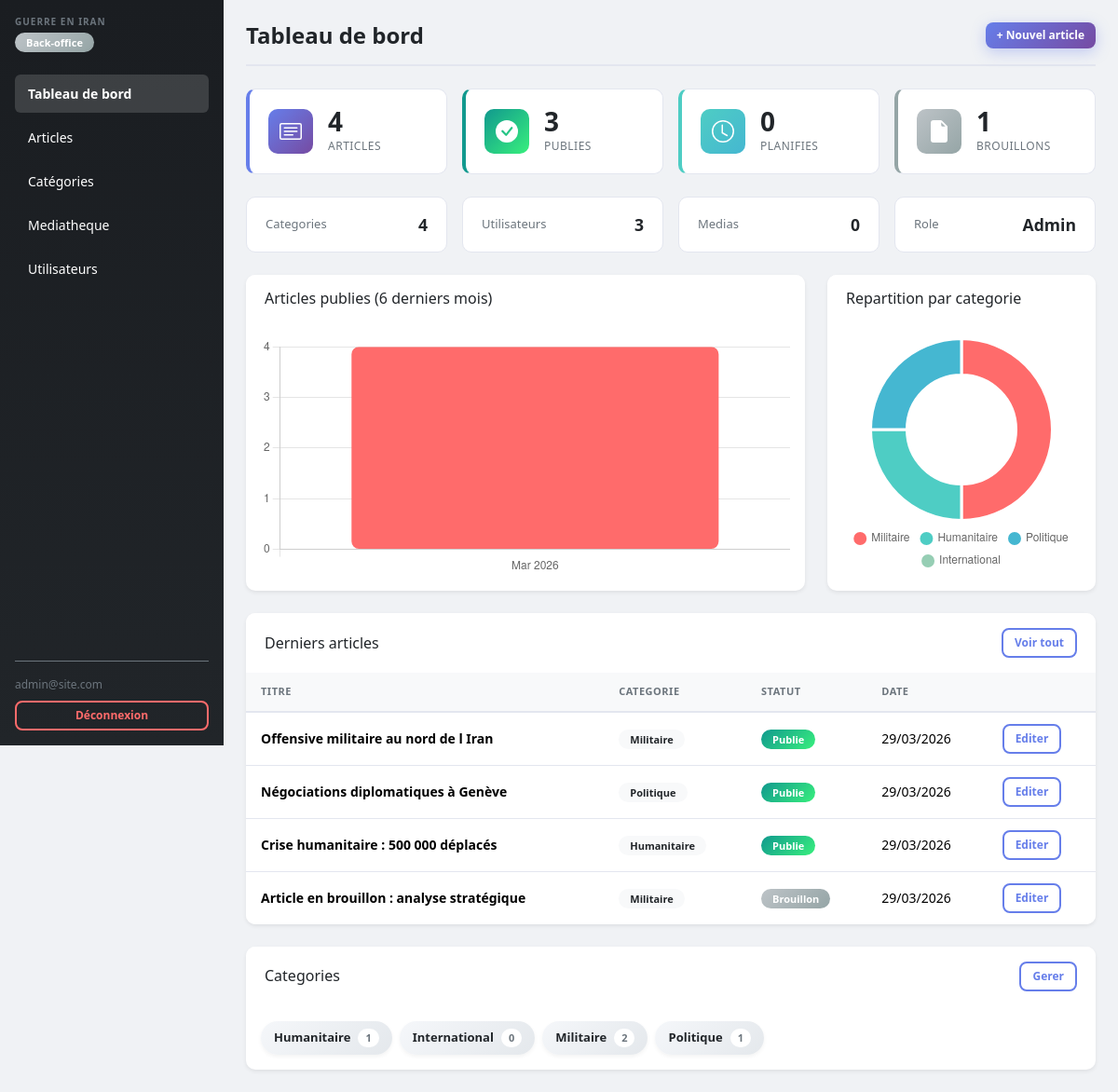
Screenshot of /backoffice/src/dashboard.php (signed in) with the database file from the repository.
### tables this page shows
CREATE TABLE IF NOT EXISTS articles (
  id               INT AUTO_INCREMENT PRIMARY KEY,
  titre            VARCHAR(255) NOT NULL,
  slug             VARCHAR(255) UNIQUE NOT NULL,
  contenu          LONGTEXT,
  resume           TEXT,
  image            VARCHAR(255),
  alt_image        VARCHAR(255),
  date_publication DATETIME DEFAULT CURRENT_TIMESTAMP,
  statut           ENUM('publie','brouillon','planifie') DEFAULT 'brouillon',
  categorie_id     INT,
  user_id          INT,
  created_at       DATETIME DEFAULT CURRENT_TIMESTAMP,
  updated_at       DATETIME DEFAULT CURRENT_TIMESTAMP ON UPDATE CURRENT_TIMESTAMP,
  FOREIGN KEY (categorie_id) REFERENCES categories(id) ON DELETE SET NULL,
  FOREIGN KEY (user_id)      REFERENCES users(id)      ON DELETE SET NULL
);

CREATE TABLE IF NOT EXISTS categories (
  id          INT AUTO_INCREMENT PRIMARY KEY,
  nom         VARCHAR(100) NOT NULL,
  slug        VARCHAR(100) UNIQUE NOT NULL,
  description TEXT
);

### backoffice/src/includes/auth.php (called while the page is built, shortened)
<?php
$currentUser = $_SESSION['user'];

### backoffice/src/includes/db.php (called while the page is built, shortened)
<?php
$host = $_ENV['DB_HOST'] ?? $_SERVER['DB_HOST'] ?? getenv('DB_HOST') ?: 'db';
$db   = $_ENV['DB_NAME'] ?? $_SERVER['DB_NAME'] ?? getenv('DB_NAME') ?: 'guerre_iran';
$user = $_ENV['DB_USER'] ?? $_SERVER['DB_USER'] ?? getenv('DB_USER') ?: 'user';
$pass = $_ENV['DB_PASS'] ?? $_SERVER['DB_PASS'] ?? getenv('DB_PASS') ?: 'password';
try {
    $pdo = new PDO(
        "mysql:host=$host;dbname=$db;charset=utf8mb4",
        $user, $pass,
        [
            PDO::ATTR_ERRMODE            => PDO::ERRMODE_EXCEPTION,
            PDO::ATTR_DEFAULT_FETCH_MODE => PDO::FETCH_ASSOC,
            PDO::ATTR_EMULATE_PREPARES   => false,
        ]
    );
} catch (PDOException $e) {
    die('Connexion BDD echouee : ' . $e->getMessage());
}
function getCategories(): array {
    global $pdo;
    return $pdo->query(
        "SELECT c.*, COUNT(a.id) AS nb_articles
         FROM categories c
         LEFT JOIN articles a ON a.categorie_id = c.id
         GROUP BY c.id
         ORDER BY c.nom ASC"
    )->fetchAll();
}
function getArticles(): array {
    global $pdo;
    return $pdo->query(
        "SELECT a.*, c.nom AS categorie, u.email AS auteur
         FROM articles a
         LEFT JOIN categories c ON a.categorie_id = c.id
         LEFT JOIN users      u ON a.user_id      = u.id
         ORDER BY a.date_publication DESC"
    )->fetchAll();
}
function countArticles(): array {
    global $pdo;
    $total     = (int)$pdo->query("SELECT COUNT(*) FROM articles")->fetchColumn();
    $publie    = (int)$pdo->query("SELECT COUNT(*) FROM articles WHERE statut='publie'")->fetchColumn();
    $brouillon = (int)$pdo->query("SELECT COUNT(*) FROM articles WHERE statut='brouillon'")->fetchColumn();
    $planifie  = (int)$pdo->query("SELECT COUNT(*) FROM articles WHERE statut='planifie'")->fetchColumn();
    return compact('total', 'publie', 'brouillon', 'planifie');
}
function getArticlesByMonth(): array {
    global $pdo;
    $sql = "SELECT DATE_FORMAT(date_publication, '%Y-%m') AS mois, COUNT(*) AS nb
            FROM articles
            WHERE date_publication >= DATE_SUB(NOW(), INTERVAL 6 MONTH)
            GROUP BY mois
            ORDER BY mois ASC";
    return $pdo->query($sql)->fetchAll();
}
function getArticlesByCategory(): array {
    global $pdo;
    $sql = "SELECT c.nom, COUNT(a.id) AS nb
            FROM categories c
            LEFT JOIN articles a ON a.categorie_id = c.id
            GROUP BY c.id, c.nom
            ORDER BY nb DESC";
    return $pdo->query($sql)->fetchAll();
}
function countUsers(): int {
    global $pdo;
    return (int)$pdo->query("SELECT COUNT(*) FROM users")->fetchColumn();
}
function countMedias(): int {
    global $pdo;
    return (int)$pdo->query("SELECT COUNT(*) FROM medias")->fetchColumn();
}

### backoffice/src/dashboard.php (the view, shortened to what this page needs)
<?php
require_once 'includes/auth.php';
require_once 'includes/db.php';
$stats     = countArticles();
$cats      = getCategories();
$articles  = array_slice(getArticles(), 0, 5);
$byMonth   = getArticlesByMonth();
$byCat     = getArticlesByCategory();
$nbUsers   = countUsers();
$nbMedias  = countMedias();
require 'includes/nav.php';
?>
<div class="page-header">
    <h1>Tableau de bord</h1>
    <a href="/articles/create.php" class="btn btn-dark btn-sm">+ Nouvel article</a>
</div>
<div class="row g-3 mb-4">
    <div class="col-6 col-md-3">
        <div class="stat-card stat-card-primary">
            <div class="stat-icon">
            </div>
            <div class="stat-content">
                <div class="stat-number"><?= $stats['total'] ?></div>
                <div class="stat-label">Articles</div>
            </div>
        </div>
    </div>
    <div class="col-6 col-md-3">
        <div class="stat-card stat-card-success">
            <div class="stat-icon">
                <svg xmlns="http://www.w3.org/2000/svg" width="24" height="24" fill="currentColor" viewBox="0 0 16 16">
                    <path d="M16 8A8 8 0 1 1 0 8a8 8 0 0 1 16 0zm-3.97-3.03a.75.75 0 0 0-1.08.022L7.477 9.417 5.384 7.323a.75.75 0 0 0-1.06 1.06L6.97 11.03a.75.75 0 0 0 1.079-.02l3.992-4.99a.75.75 0 0 0-.01-1.05z"/>
                </svg>
            </div>
            <div class="stat-content">
                <div class="stat-number"><?= $stats['publie'] ?></div>
                <div class="stat-label">Publies</div>
            </div>
        </div>
    </div>
    <div class="col-6 col-md-3">
        <div class="stat-card stat-card-info">
            <div class="stat-icon">
                <svg xmlns="http://www.w3.org/2000/svg" width="24" height="24" fill="currentColor" viewBox="0 0 16 16">
                    <path d="M8 3.5a.5.5 0 0 0-1 0V9a.5.5 0 0 0 .252.434l3.5 2a.5.5 0 0 0 .496-.868L8 8.71V3.5z"/>
                    <path d="M8 16A8 8 0 1 0 8 0a8 8 0 0 0 0 16zm7-8A7 7 0 1 1 1 8a7 7 0 0 1 14 0z"/>
                </svg>
            </div>
            <div class="stat-content">
                <div class="stat-number"><?= $stats['planifie'] ?? 0 ?></div>
                <div class="stat-label">Planifies</div>
            </div>
        </div>
    </div>
    <div class="col-6 col-md-3">
        <div class="stat-card stat-card-secondary">
            <div class="stat-icon">
                <svg xmlns="http://www.w3.org/2000/svg" width="24" height="24" fill="currentColor" viewBox="0 0 16 16">
                    <path d="M9.293 0H4a2 2 0 0 0-2 2v12a2 2 0 0 0 2 2h8a2 2 0 0 0 2-2V4.707A1 1 0 0 0 13.707 4L10 .293A1 1 0 0 0 9.293 0zM9.5 3.5v-2l3 3h-2a1 1 0 0 1-1-1z"/>
                </svg>
            </div>
            <div class="stat-content">
                <div class="stat-number"><?= $stats['brouillon'] ?></div>
                <div class="stat-label">Brouillons</div>
            </div>
        </div>
    </div>
</div>
<div class="row g-3 mb-4">
    <div class="col-6 col-md-3">
        <div class="stat-card-mini">
            <span class="stat-mini-label">Categories</span>
            <span class="stat-mini-number"><?= count($cats) ?></span>
        </div>
    </div>
    <div class="col-6 col-md-3">
        <div class="stat-card-mini">
            <span class="stat-mini-label">Utilisateurs</span>
            <span class="stat-mini-number"><?= $nbUsers ?></span>
        </div>
    </div>
    <div class="col-6 col-md-3">
        <div class="stat-card-mini">
            <span class="stat-mini-label">Medias</span>
            <span class="stat-mini-number"><?= $nbMedias ?></span>
        </div>
    </div>
    <div class="col-6 col-md-3">
        <div class="stat-card-mini">
            <span class="stat-mini-label">Role</span>
            <span class="stat-mini-number"><?= ucfirst($currentUser['role']) ?></span>
        </div>
    </div>
</div>
<div class="row g-4 mb-4">
    <div class="col-lg-8">
        <div class="card border-0 shadow-sm h-100">
            <div class="card-header bg-white border-0">
                <h2 class="h6 mb-0">Articles publies (6 derniers mois)</h2>
            </div>
            <div class="card-body">
                <canvas id="chartArticlesMois" height="200"></canvas>
            </div>
        </div>
    </div>
    <div class="col-lg-4">
        <div class="card border-0 shadow-sm h-100">
            <div class="card-header bg-white border-0">
                <h2 class="h6 mb-0">Repartition par categorie</h2>
            </div>
            <div class="card-body d-flex align-items-center justify-content-center">
                <canvas id="chartCategories"></canvas>
            </div>
        </div>
    </div>
</div>
<div class="card border-0 shadow-sm mb-4">
    <div class="card-header bg-white d-flex justify-content-between align-items-center border-0">
        <h2 class="h6 mb-0">Derniers articles</h2>
        <a href="/articles/list.php" class="btn btn-outline-dark btn-sm">Voir tout</a>
    </div>
    <div class="card-body p-0">
        <table class="table table-hover mb-0">
            <thead>
                <tr>
                    <th>Titre</th>
                    <th>Categorie</th>
                    <th>Statut</th>
                    <th>Date</th>
                    <th></th>
                </tr>
            </thead>
            <tbody>
            <?php if (empty($articles)): ?>
                <tr><td colspan="5" class="text-center text-secondary py-4">Aucun article</td></tr>
            <?php else: ?>
                <?php foreach ($articles as $a): ?>
                <tr>
                    <td><strong><?= htmlspecialchars($a['titre']) ?></strong></td>
                    <td><span class="badge bg-light text-dark"><?= htmlspecialchars($a['categorie'] ?? '—') ?></span></td>
                    <td>
                        <?php if ($a['statut'] === 'publie'): ?>
                            <span class="badge bg-success">Publie</span>
                        <?php elseif ($a['statut'] === 'planifie'): ?>
                            <span class="badge bg-info">Planifie</span>
                        <?php else: ?>
                            <span class="badge bg-secondary">Brouillon</span>
                        <?php endif; ?>
                    </td>
                    <td><?= date('d/m/Y', strtotime($a['date_publication'])) ?></td>
                    <td><a href="/articles/edit.php?id=<?= $a['id'] ?>" class="btn btn-sm btn-outline-dark">Editer</a></td>
                </tr>
                <?php endforeach; ?>
            <?php endif; ?>
            </tbody>
        </table>
    </div>
</div>
<div class="card border-0 shadow-sm">
    <div class="card-header bg-white d-flex justify-content-between align-items-center border-0">
        <h2 class="h6 mb-0">Categories</h2>
        <a href="/categories/list.php" class="btn btn-outline-dark btn-sm">Gerer</a>
    </div>
    <div class="card-body">
        <div class="d-flex flex-wrap gap-2">
            <?php foreach ($cats as $c): ?>
                <span class="category-badge">
                    <?= htmlspecialchars($c['nom']) ?>
                    <span class="category-count"><?= $c['nb_articles'] ?></span>
                </span>
            <?php endforeach; ?>
        </div>
    </div>
</div>
<script>
// Donnees pour le graphique par mois
const moisLabels = <?= json_encode(array_map(function($m) {
    $date = DateTime::createFromFormat('Y-m', $m['mois']);
    return $date ? $date->format('M Y') : $m['mois'];
}, $byMonth)) ?>;
const moisData = <?= json_encode(array_map('intval', array_column($byMonth, 'nb'))) ?>;
// Graphique articles par mois
const ctx1 = document.getElementById('chartArticlesMois');
const gradient = ctx1.getContext('2d').createLinearGradient(0, 0, 0, 300);
gradient.addColorStop(0, '#667eea');
gradient.addColorStop(1, '#764ba2');
new Chart(ctx1, {
    type: 'bar',
    data: {
        labels: moisLabels.length ? moisLabels : ['Aucune donnee'],
        datasets: [{
            label: 'Articles',
            data: moisData.length ? moisData : [0],
            backgroundColor: [
                '#FF6B6B',
                '#4ECDC4',
                '#45B7D1',
                '#96CEB4',
                '#FFEAA7',
                '#DDA0DD'
            ],
            borderRadius: 8,
            borderSkipped: false,
        }]
    },
    options: {
        responsive: true,
        maintainAspectRatio: false,
        plugins: { legend: { display: false } },
        scales: {
            y: { beginAtZero: true, ticks: { stepSize: 1 } }
        }
    }
});
// Donnees pour le graphique par categorie
const catLabels = <?= json_encode(array_column($byCat, 'nom')) ?>;
const catData = <?= json_encode(array_map('intval', array_column($byCat, 'nb'))) ?>;
const catColors = [
    '#FF6B6B',  // Rouge corail
    '#4ECDC4',  // Turquoise
    '#45B7D1',  // Bleu ciel
    '#96CEB4',  // Vert menthe
    '#FFEAA7',  // Jaune pastel
    '#DDA0DD',  // Rose plum
    '#FF8C42',  // Orange
    '#98D8C8'   // Vert eau
];
// Graphique categories
new Chart(document.getElementById('chartCategories'), {
    type: 'doughnut',
    data: {
        labels: catLabels,
        datasets: [{
            data: catData,
            backgroundColor: catColors.slice(0, catLabels.length),
            borderWidth: 3,
            borderColor: '#ffffff',
            hoverBorderWidth: 0,
            hoverOffset: 8
        }]
    },
    options: {
        responsive: true,
        maintainAspectRatio: true,
        cutout: '60%',
        plugins: {
            legend: {
                position: 'bottom',
                labels: {
                    boxWidth: 14,
                    padding: 12,
                    font: { size: 12, weight: '500' },
                    usePointStyle: true,
                    pointStyle: 'circle'
                }
            }
        }
    }
});
</script>
<?php require 'includes/footer.php'; ?>

### backoffice/src/includes/nav.php (shortened to what this page needs)
<?php
$currentPage = basename($_SERVER['PHP_SELF']);
$currentUri  = $_SERVER['REQUEST_URI'];
?>
<!DOCTYPE html>
<html lang="fr">
<head>
    <link href="https://cdn.jsdelivr.net/npm/bootstrap@5.3.3/dist/css/bootstrap.min.css" rel="stylesheet">
    <link rel="stylesheet" href="/assets/css/style.css">
</head>
<body>
<div class="d-flex" id="wrapper">
    <nav class="sidebar bg-dark text-white d-flex flex-column p-3">
        <div class="mb-4">
            <div class="text-uppercase text-secondary" style="font-size:10px;letter-spacing:.1em;font-weight:600">
                Guerre en Iran
            </div>
            <span class="badge bg-secondary mt-1">Back-office</span>
        </div>
        <ul class="nav flex-column gap-1 flex-grow-1">
            <li>
                <a href="/dashboard.php"
                   class="nav-link text-white rounded <?= $currentPage === 'dashboard.php' ? 'active' : '' ?>">
                    Tableau de bord
                </a>
            </li>
            <li>
                <a href="/articles/list.php"
                   class="nav-link text-white rounded <?= str_contains($currentUri, '/articles/') ? 'active' : '' ?>">
                    Articles
                </a>
            </li>
            <li>
                <a href="/categories/list.php"
                   class="nav-link text-white rounded <?= str_contains($currentUri, '/categories/') ? 'active' : '' ?>">
                    Catégories
                </a>
            </li>
            <li>
                <a href="/media/list.php"
                   class="nav-link text-white rounded <?= str_contains($currentUri, '/media/') ? 'active' : '' ?>">
                    Mediatheque
                </a>
            </li>
            <?php if (isset($currentUser) && $currentUser['role'] === 'admin'): ?>
            <li>
                <a href="/users/list.php"
                   class="nav-link text-white rounded <?= str_contains($currentUri, '/users/') ? 'active' : '' ?>">
                    Utilisateurs
                </a>
            </li>
            <?php endif; ?>
        </ul>
        <div class="pt-3 mt-auto border-top border-secondary">
            <div class="text-secondary mb-2" style="font-size:12px">
                <?= htmlspecialchars($currentUser['email']) ?>
            </div>
            <a href="/logout.php" class="btn btn-outline-danger btn-sm w-100">
                Déconnexion
            </a>
        </div>
    </nav>
    <main class="flex-grow-1 p-4">

### backoffice/src/includes/footer.php (shortened to what this page needs)
</main>
</div>
</body>
</html>

### rows the page displays
articles: titre "Offensive militaire au nord de l Iran", categorie.nom "Militaire", statut "Publie", date_publication "29/03/2026"
articles: titre "Négociations diplomatiques à Genève", categorie.nom "Politique", statut "Publie", date_publication "29/03/2026"
articles: titre "Crise humanitaire : 500 000 déplacés", categorie.nom "Humanitaire", statut "Publie", date_publication "29/03/2026"
articles: titre "Article en brouillon : analyse stratégique", categorie.nom "Militaire", statut "Brouillon", date_publication "29/03/2026"
categories: nom "Humanitaire", nb_articles "1"
categories: nom "International", nb_articles "0"
categories: nom "Militaire", nb_articles "2"
categories: nom "Politique", nb_articles "1"

### other values shown
$currentUser['email'] "admin@site.com"
$stats['total'] "4"
$stats['publie'] "3"
$stats['planifie'] "0"
$stats['brouillon'] "1"
count($cats) "4"
$nbUsers "3"
$nbMedias "0"
$currentUser['role'] "Admin"
chart data {{ json_encode(array_column($byCat, 'nom')) }} ["Militaire","Humanitaire","Politique","International"]
chart data {{ json_encode(array_map('intval', array_column($byCat, 'nb'))) }} [2,1,1,0]
